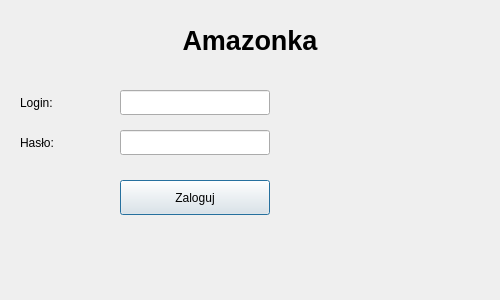
<?xml version="1.0" encoding="UTF-8"?>
<ui version="4.0">
 <class>login_window</class>
 <widget class="QDialog" name="login_window">
  <property name="geometry">
   <rect>
    <x>0</x>
    <y>0</y>
    <width>500</width>
    <height>300</height>
   </rect>
  </property>
  <property name="windowTitle">
   <string>Logowanie</string>
  </property>
  <widget class="QLabel" name="label_title">
   <property name="geometry">
    <rect>
     <x>50</x>
     <y>20</y>
     <width>400</width>
     <height>40</height>
    </rect>
   </property>
   <property name="text">
    <string>Amazonka</string>
   </property>
   <property name="alignment">
    <set>Qt::AlignCenter</set>
   </property>
   <property name="font">
    <font>
     <pointsize>20</pointsize>
     <bold>true</bold>
    </font>
   </property>
  </widget>
  <widget class="QLabel" name="label_logo">
   <property name="geometry">
    <rect>
     <x>300</x>
     <y>70</y>
     <width>150</width>
     <height>150</height>
    </rect>
   </property>
   <property name="pixmap">
    <string>:/resources/logo.png</string>
   </property>
   <property name="scaledContents">
    <bool>true</bool>
   </property>
  </widget>
  <widget class="QLabel" name="label_username">
   <property name="geometry">
    <rect>
     <x>20</x>
     <y>90</y>
     <width>100</width>
     <height>25</height>
    </rect>
   </property>
   <property name="text">
    <string>Login:</string>
   </property>
  </widget>
  <widget class="QLineEdit" name="lineEdit_login">
   <property name="geometry">
    <rect>
     <x>120</x>
     <y>90</y>
     <width>150</width>
     <height>25</height>
    </rect>
   </property>
  </widget>
  <widget class="QLabel" name="label_password">
   <property name="geometry">
    <rect>
     <x>20</x>
     <y>130</y>
     <width>100</width>
     <height>25</height>
    </rect>
   </property>
   <property name="text">
    <string>Hasło:</string>
   </property>
  </widget>
  <widget class="QLineEdit" name="lineEdit_password">
   <property name="geometry">
    <rect>
     <x>120</x>
     <y>130</y>
     <width>150</width>
     <height>25</height>
    </rect>
   </property>
   <property name="echoMode">
    <enum>QLineEdit::Password</enum>
   </property>
  </widget>
  <widget class="QPushButton" name="pushButton">
   <property name="geometry">
    <rect>
     <x>120</x>
     <y>180</y>
     <width>150</width>
     <height>35</height>
    </rect>
   </property>
   <property name="text">
    <string>Zaloguj</string>
   </property>
  </widget>
 </widget>
 <resources>
  <include location=":/resources.qrc"/>
 </resources>
 <connections/>
</ui>
